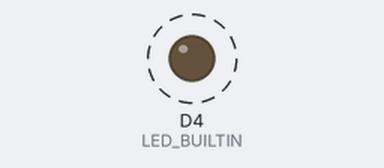
A sketch run on a simulated ESP8266 (Wemos D1 mini). Parts: output pins drawn as LEDs (lit = HIGH, except the on-board LED, lit = LOW). Dashed ring = blinking. WiFi joins after 1.5 s; servers stay silent unless stated; what the sketch prints to the serial monitor is not drawn.

Above: at 1.55 s.
Timing chart, 0 to 4.5 s (numbered marks = the images above):
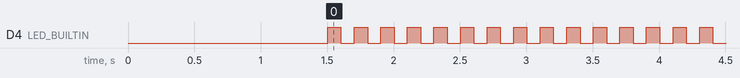

Measured:
- by itself, D4 (LED_BUILTIN): alternates HIGH for 0.10 s and LOW for 0.10 s

The sketch:

ESP8266_OTA_update.ino
```cpp
//This lib for ESP8266
#include <ESP8266WiFi.h>
#include <ESP8266mDNS.h>
#include <WiFiUdp.h>
#include <ArduinoOTA.h>

//Set You Wifi Credential
const char *ssid = "arduino";
const char *password = "kowlon1234";

void setup()
{
    pinMode(LED_BUILTIN, OUTPUT);
    Serial.begin(115200);
    Serial.println("Booting");
    WiFi.mode(WIFI_STA);
    WiFi.begin(ssid, password);
    while (WiFi.waitForConnectResult() != WL_CONNECTED)
    {
        Serial.println("Connection Failed! Rebooting...");
        delay(5000);
        ESP.restart();
    }

    beginOTA();

    Serial.println("Ready");
    Serial.print("IP address: ");
    Serial.println(WiFi.localIP());
}

void loop()
{
    ArduinoOTA.handle();
    digitalWrite(LED_BUILTIN, HIGH);
    delay(100);
    digitalWrite(LED_BUILTIN, LOW);
    delay(100);
}

void beginOTA()
{
    // Port defaults to 8266
    // ArduinoOTA.setPort(8266);

    // Hostname defaults to esp8266-[ChipID]
    //Set your hostname here
     ArduinoOTA.setHostname("kowlon-wemos-D1-Mini");

    // No authentication by default
    // ArduinoOTA.setPassword((const char *)"123");

    ArduinoOTA.onStart([]() {
        Serial.println("Start");
    });
    ArduinoOTA.onEnd([]() {
        Serial.println("\nEnd");
    });
    ArduinoOTA.onProgress([](unsigned int progress, unsigned int total) {
        Serial.printf("Progress: %u%%\r", (progress / (total / 100)));
    });
    ArduinoOTA.onError([](ota_error_t error) {
        Serial.printf("Error[%u]: ", error);
        if (error == OTA_AUTH_ERROR)
            Serial.println("Auth Failed");
        else if (error == OTA_BEGIN_ERROR)
            Serial.println("Begin Failed");
        else if (error == OTA_CONNECT_ERROR)
            Serial.println("Connect Failed");
        else if (error == OTA_RECEIVE_ERROR)
            Serial.println("Receive Failed");
        else if (error == OTA_END_ERROR)
            Serial.println("End Failed");
    });
    ArduinoOTA.begin();
}
```
